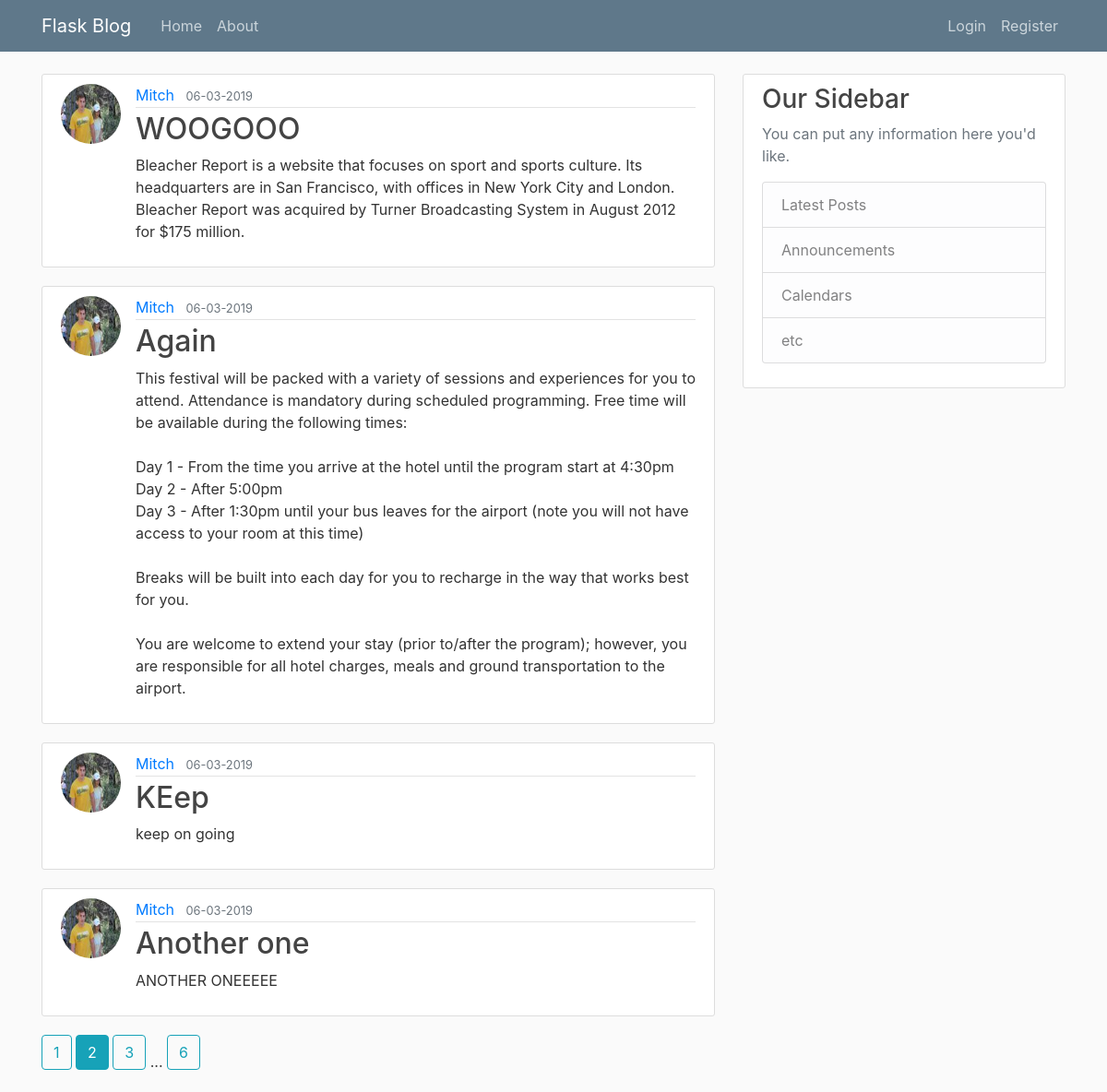
The page /home?page=2 on the database as committed earlier.
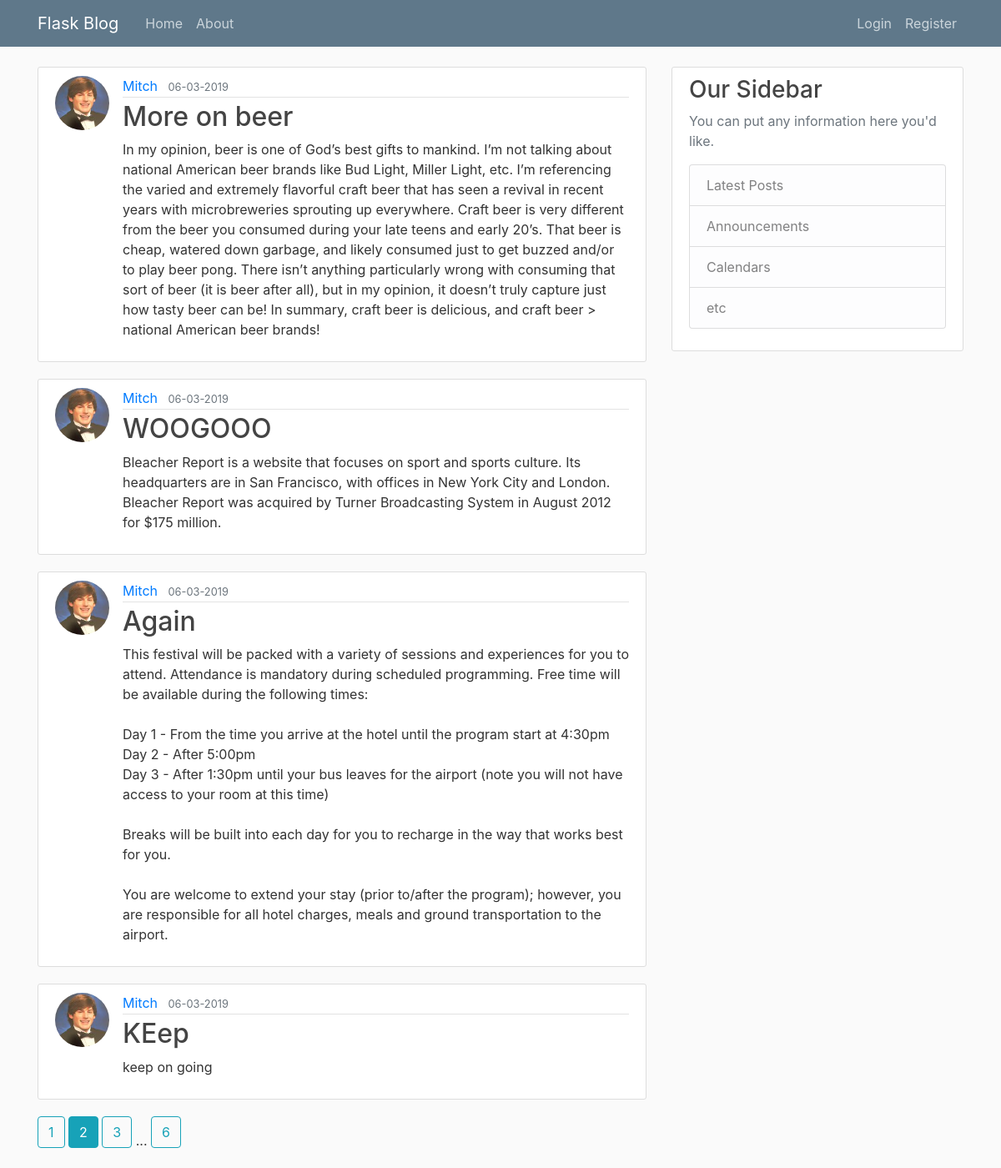
The same page on the database as committed later.
### flaskblog/models.py (models this page shows, shortened)
class Post(db.Model):
	id = db.Column(db.Integer, primary_key=True)
	title = db.Column(db.String(100), nullable=False)
	date_posted = db.Column(db.DateTime, nullable=False, default=datetime.utcnow)
	content = db.Column(db.Text, nullable=False)
	user_id = db.Column(db.Integer, db.ForeignKey('user.id'), nullable=False)

class User(db.Model, UserMixin):
	id = db.Column(db.Integer, primary_key=True)
	username = db.Column(db.String(20), unique=True, nullable=False)
	email = db.Column(db.String(120), unique=True, nullable=False)
	image_file = db.Column(db.String(20), nullable=False, default='default.png')
	password = db.Column(db.String(60), nullable=False)
	posts = db.relationship('Post', backref='author', lazy=True)

### flaskblog/main/routes.py (the view)
@main.route("/")
@main.route("/home")
def home():
    page = request.args.get('page', 1, type=int)
    posts = Post.query.order_by(Post.date_posted.desc()).paginate(page=page, per_page=4)
    return render_template('home.html', posts=posts)

### flaskblog/templates/home.html
{% extends "layout.html" %}
{% block content %}
    {% for post in posts.items %}
        <article class="media content-section">
          <img class="rounded-circle article-img" src="{{ url_for('static', filename='profile_pics/' + post.author.image_file) }}">
          <div class="media-body">
              <div class="article-metadata">
                <a class="mr-2" href="{{ url_for('users.user_posts', username=post.author.username) }}">{{ post.author.username }}</a>
                <small class="text-muted">{{ post.date_posted.strftime('%m-%d-%Y') }}</small>
              </div>
            <h2><a class="article-title" href="{{url_for('posts.post', post_id=post.id)}}">{{ post.title }}</a></h2>
            <p class="article-content">{{ post.content }}</p>
          </div>
        </article>
    {% endfor %}
    {% for page_num in posts.iter_pages(left_edge=1, right_edge=1, left_current=1, right_current=2 ) %}
      {% if page_num %}
        {% if posts.page == page_num %}
          <a class='btn btn-info mb-4' href="{{url_for('main.home', page=page_num)}}">{{ page_num }}</a>
        {% else %}
          <a class='btn btn-outline-info mb-4' href="{{url_for('main.home', page=page_num)}}">{{ page_num }}</a>
        {% endif %}
      {% else %}
        ...
      {% endif %}
    {% endfor %}
{% endblock content %}

Rows that differ between the two databases and show on the page:
no longer on this page (row unchanged): Post: image_file (picture), author.username "Mitch", date_posted "06-03-2019", title "Another one", content "ANOTHER ONEEEEE"
now on this page (row unchanged): Post: image_file (picture), author.username "Mitch", date_posted "06-03-2019", title "More on beer", content "In my opinion, beer is one of God’s best gifts to mankind. I’m not talking about national American beer brands like Bud Light, Miller Light, etc. I’m referencing the varied and extremely flavorful craft beer that has seen a revival in recent years with microbreweries sprouting up everywhere. Craft beer is very different from the beer you consumed during your late teens and early 20’s. That beer is cheap, watered down garbage, and likely consumed just to get buzzed and/or to play beer pong. There isn’t anything particularly wrong with consuming that sort of beer (it is beer after all), but in my opinion, it doesn’t truly capture just how tasty beer can be! In summary, craft beer is…"
changed through a linked row, Post "WOOGOOO": image_file: a different picture
changed through a linked row, Post "Again": image_file: a different picture
changed through a linked row, Post "KEep": image_file: a different picture
